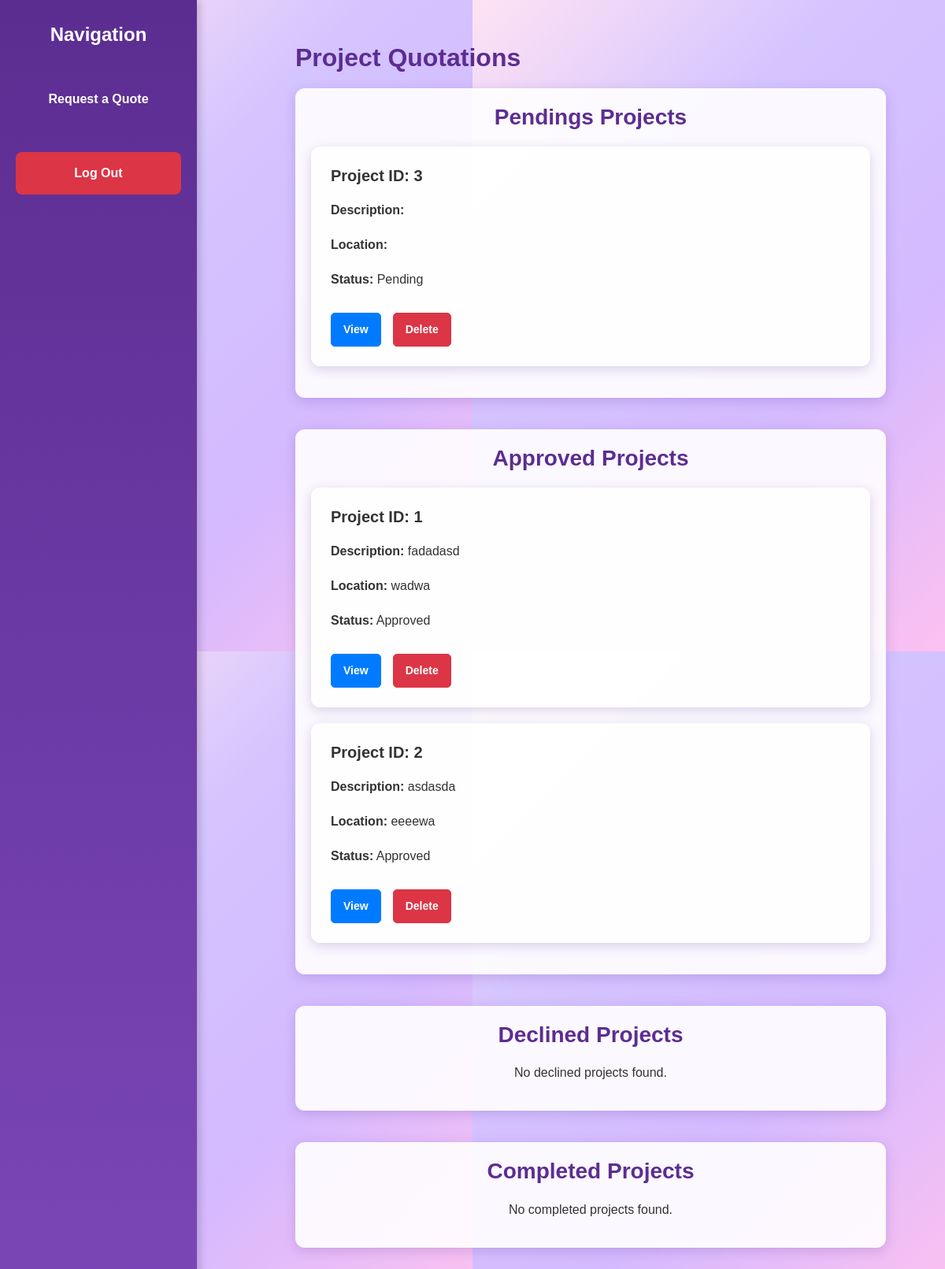
Before: /project_list/ (signed in) with the older database file.
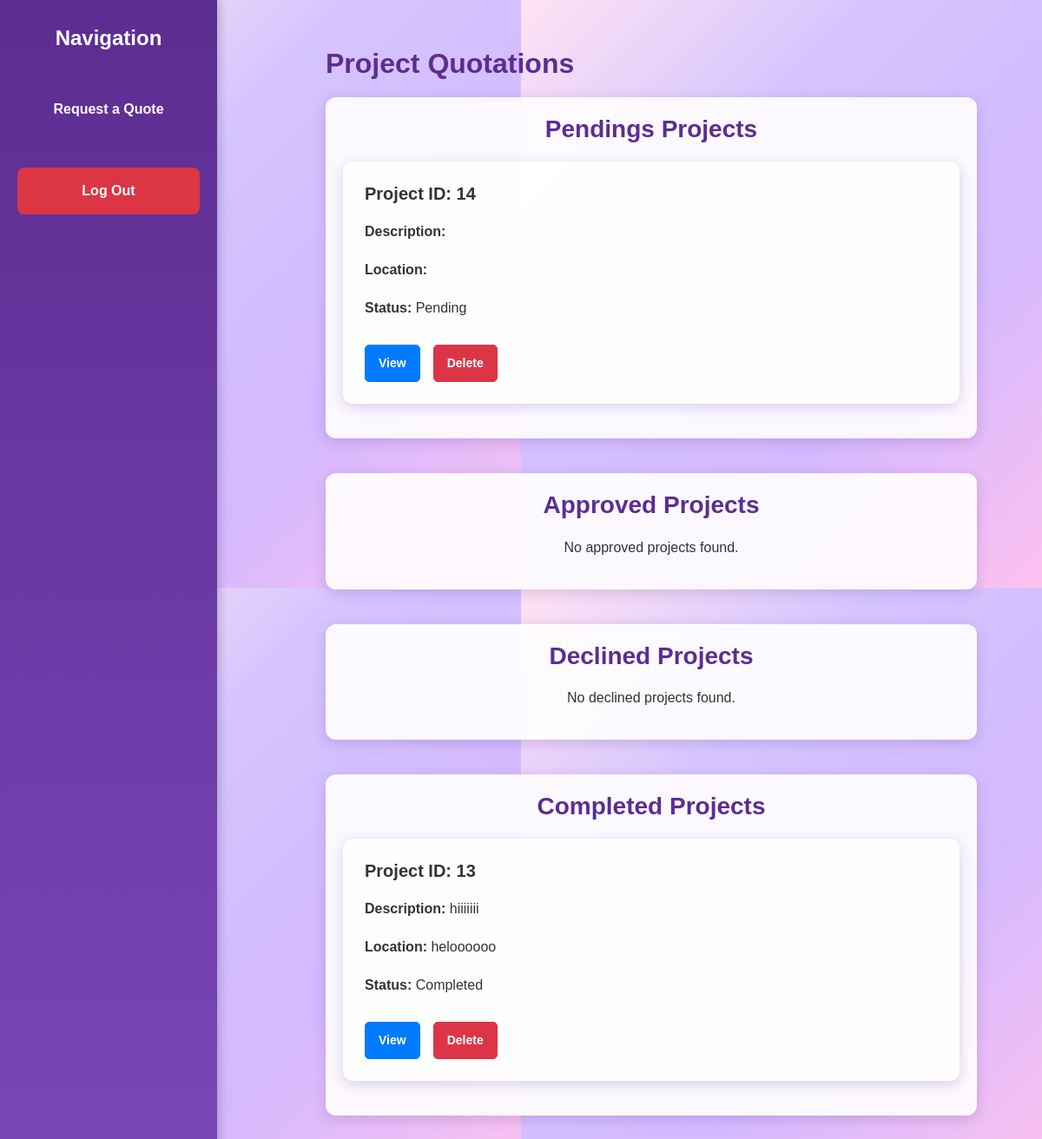
After: the same page with the newer database file.
### quotations/models.py (models this page shows, shortened)
class Project(models.Model):
    STATUS_CHOICES = [
        ("Pending", "Pending"),
        ("Approved", "Approved"),
        ("Declined", "Declined"),
        ("Completed", "Completed"),
    ]
    name = models.CharField(max_length=100)
    area_size = models.DecimalField(max_digits=10, decimal_places=2, default=0)
    description = models.TextField()  # Changed to TextField for longer descriptions
    location = models.CharField(max_length=100)
    start_date = models.DateField(blank=True, null=True)
    end_date = models.DateField(blank=True, null=True)
    user = models.ForeignKey(User, on_delete=models.CASCADE, related_name="projects")
    status = models.CharField(
        max_length=20, choices=STATUS_CHOICES, default="Pending", blank=True, null=True
    )
    created_at = models.DateTimeField(auto_now_add=True)
    updated_at = models.DateTimeField(auto_now=True)
    approved_by_user = models.BooleanField(default=False)
    approved_by_admin = models.ForeignKey(
        User, null=True, blank=True, related_name="approved_projects", on_delete=models.SET_NULL
    )
    declined_by_admin = models.ForeignKey(
        User, null=True, blank=True, related_name="declined_projects", on_delete=models.SET_NULL
    )
    declined_by_user = models.BooleanField(default=False)

### quotations/views.py (the view)
# urls.py: path("project_list/", views.project_list, name="project_list"),
@login_required
def project_list(request):
    if is_superuser(request.user):
        projects = {
            "pendings": Project.objects.filter(status="Pending"),
            "approved": Project.objects.filter(status="Approved"),
            "declined": Project.objects.filter(status="Declined"),
            "completed": Project.objects.filter(status="Completed"),
        }
    else:
        projects = {
            "pendings": Project.objects.filter(status="Pending", user=request.user),
            "approved": Project.objects.filter(status="Approved", user=request.user),
            "declined": Project.objects.filter(status="Declined", user=request.user),
            "completed": Project.objects.filter(status="Completed", user=request.user),
        }
    return render(request, "project_list.html", {"projects": projects})

### quotations/views.py (called while the page is built)
def is_superuser(user):
    return user.is_superuser

### templates/project_list.html (shortened to what this page needs)
{% extends "quotations/base.html" %}
{% load static %}
{% block content %}
<div class="sidebar">
    <h4>Navigation</h4>
    {% if user.is_superuser %}
                <a href="{% url 'create_quotation' %}">Create a Quote</a>
            {% else %}
                 <a href="{% url 'create_quotation' %}">Request a Quote</a>
            {% endif %}
    <form action="{% url 'logout' %}" method="post">
        <button type="submit" class="btn btn-logout">Log Out</button>
    </form>
</div>
<div class="content">
    <h2>Project Quotations</h2>
    {% for status, projects_list in projects.items %}
        <div class="project-category">
            <h3>{{ status|capfirst }} Projects</h3>
            {% if projects_list %}
                <div class="card-container">
                    {% for project in projects_list %}
                        <div class="card">
                            <h5>Project ID: {{ project.id }}</h5>
                            <p><strong>Description:</strong> {{ project.description }}</p>
                            <p><strong>Location:</strong> {{ project.location }}</p>
                            <p><strong>Status:</strong> {{ project.status }}</p>
                            <div class="card-actions">
                                <a href="{% url 'project_detail' project.id %}" class="btn btn-primary">View</a>
                                <a href="{% url 'project_delete' project.id %}" class="btn btn-danger">Delete</a>
                            </div>
                        </div>
                    {% endfor %}
                </div>
            {% else %}
                <p class="no-projects text-center">No {{ status }} projects found.</p>
            {% endif %}
        </div>
    {% endfor %}
</div>
{% endblock %}

### templates/quotations/base.html (shortened to what this page needs)
<!DOCTYPE html>
<html lang="en">
<head>
    <link rel="stylesheet" href="https://stackpath.bootstrapcdn.com/bootstrap/4.5.2/css/bootstrap.min.css">
    <link rel="stylesheet" href="https://cdnjs.cloudflare.com/ajax/libs/font-awesome/5.15.3/css/all.min.css">
    <main class="container mt-4 flex-grow-1">
        {% block content %}{% endblock %}
    </main>
</body>
</html>

### templates/quotations/base.html (style rules this page uses)
.card { border: none; border-radius: 1.5rem; box-shadow: 0 4px 20px rgba(0, 0, 0, 0.1); background-color: rgba(255, 255, 255, 0.9); margin-bottom: 1.5rem; transition: transform 0.2s, box-shadow 0.2s; }

### templates/project_list.html (style rules this page uses)
.sidebar { position: fixed; top: 0; left: 0; height: 100%; width: 250px; background: linear-gradient(180deg, #5c2d91, #7a46b7); padding: 30px 20px; color: white; box-shadow: 3px 0 10px rgba(0, 0, 0, 0.2); }
.sidebar h4 { text-align: center; font-weight: bold; margin-bottom: 40px; }
.sidebar a { padding: 15px 25px; margin: 10px 0; display: block; font-weight: bold; color: white; border-radius: 8px; transition: background 0.3s ease; text-align: center; }
.sidebar .btn-logout { width: 100%; background-color: #dc3545; border: none; padding: 15px; color: white; font-weight: bold; border-radius: 8px; margin-top: 30px; text-align: center; transition: background-color 0.3s ease; }
.content { margin-left: 300px; padding: 30px; overflow-x: hidden; }
.content h2 { color: #5c2d91; font-weight: bold; margin-bottom: 20px; }
.project-category { margin-bottom: 40px; padding: 20px; background: rgba(255, 255, 255, 0.9); border-radius: 12px; box-shadow: 0 4px 15px rgba(92, 45, 145, 0.2); }
.project-category h3 { text-align: center; color: #5c2d91; font-weight: bold; margin-bottom: 20px; }
.card { background: rgba(255, 255, 255, 0.9); border-radius: 12px; box-shadow: 0 4px 15px rgba(92, 45, 145, 0.2); padding: 25px; transition: transform 0.3s ease, box-shadow 0.3s ease; margin-bottom: 20px; }
.card h5 { color: #333; font-weight: bold; margin-bottom: 10px; }
.card p { margin: 10px 0; }
.card .card-actions { display: flex; gap: 15px; margin-top: 20px; }
.btn-primary, .btn-warning, .btn-danger { font-size: 0.875em; padding: 10px 15px; border-radius: 5px; font-weight: bold; }

Changed rows visible on the page:
removed Project: id "3", status "Pending", shown under "Pendings"
removed Project: id "1", description "fadadasd", location "wadwa", status "Approved"
removed Project: id "2", description "asdasda", location "eeeewa", status "Approved"
added Project: id "14", status "Pending", shown under "Pendings"
added Project: id "13", description "hiiiiiii", location "heloooooo", status "Completed"
Other visible differences:
new list line: "Approved Projects No approved projects found."
new list line: "Completed Projects"
list line gone: "Approved Projects"
list line gone: "Completed Projects No completed projects found."
